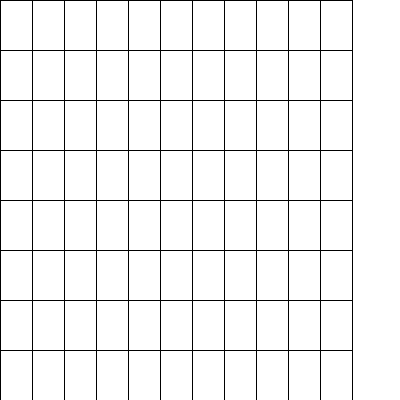
Frame 1 (no input)
Frame 60 (the mouse pressed at the canvas centre just before this capture): identical to frame 1, image omitted
Frame 120 (the mouse held since frame 60 and released just before this capture): identical to frame 1, image omitted

The Processing sketch that drew this single still picture (run headless with seeded random() and noise(); from frame 60 on, the mouse is pressed at the canvas centre):

// Processing sketch: week04_1_uno_for_rect
// ── week04_1_uno_for_rect.pde
void setup()
{
  size(400,400);
}

int [][]card=new int[8][11];  // 用陣列畫卡片
void draw()
{
  background(255);
  for(int i=0;i<8;i++)
  {
    for (int j=0;j<11;j++)
    {
      rect(j*32,i*50,32,50);
    }
  }
}
